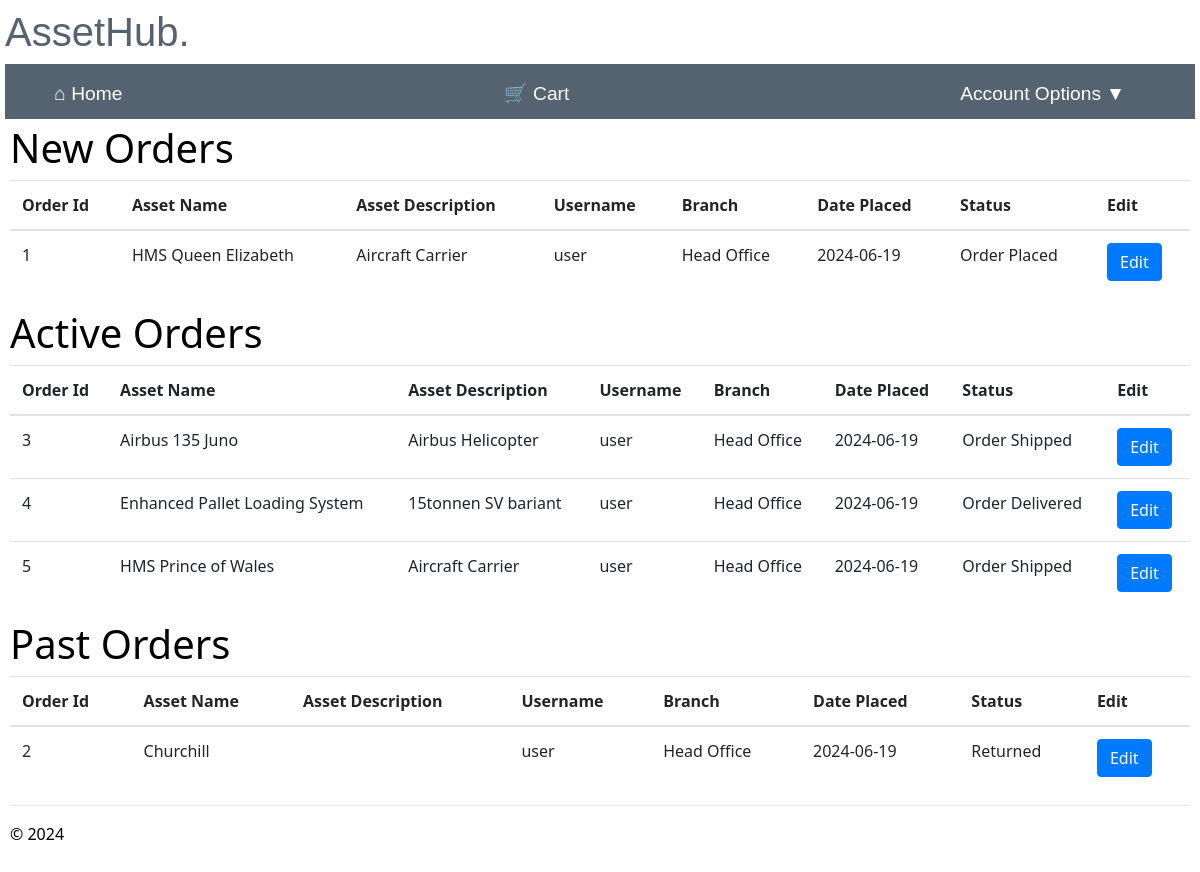
Page /maintain_orders/ (signed in) on the committed database.
### app/models/models.py (models this page shows)
class Order(db.Model):
    __tablename__ = 'order'
    order_id = db.Column(db.Integer, primary_key=True, nullable=False)
    username = db.Column(db.Integer, db.ForeignKey('user.username'), nullable=False)#needs to be string
    asset_id = db.Column(db.String(100), db.ForeignKey('assets.asset_id'), nullable=False)
    branch_id = db.Column(db.Integer, db.ForeignKey('branch.branch_id'), nullable=False)
    check_out_date = db.Column(db.Date,nullable=False)
    return_date = db.Column(db.Date,nullable=True)
    status = db.Column(db.String(20),nullable= False, default='New Order')
    user = relationship('User', backref='order')
    asset = relationship('Assets', backref='order')
    branch = relationship('Branch', backref='order')

class Assets(db.Model):
    __tablename__ = 'assets'
    asset_id = db.Column(db.Integer, primary_key=True, nullable=False)
    asset_name = db.Column(db.String(100), nullable=True)#change to not null
    asset_description = db.Column(db.String(225), nullable=True)
    keyword = db.Column(db.String(50), nullable=False)
    available = db.Column(db.String(50), nullable=False, default='Y')

class Branch(db.Model):
    __tablename__ = 'branch'
    branch_id = db.Column(db.Integer, primary_key=True, nullable=False)
    branch_name = db.Column(db.String(50), nullable=False)
    address_line1 = db.Column(db.String(225), nullable=False)
    address_line2 = db.Column(db.String(225), nullable=True)
    postcode = db.Column(db.String(8), nullable=False)

### app/manager/routes.py (the view)
@bp.route("/maintain_orders/", methods=['GET'])
@login_required
@check_is_manager
def maintain_orders():
    try:
        new_order = Order.query.filter(Order.status == 'Order Placed').all()
        active_order = Order.query.filter(Order.status.in_(['Order Shipped', 'Order Delivered'])).all()
        past_order = Order.query.filter(Order.status == 'Returned').all()
        current_app.logger.info('Username: %s accessed maintain orders', current_user.username)
        orders = new_order + active_order + past_order
        asset_names, asset_description, branch_names = get_asset_details(orders)
    except Exception as e:
        flash(f"An error occurred retrieving orders.")
        current_app.logger.warning('Username: %s had a problem accessing maintain orders', current_user.username)
        new_order = []
        active_order = []
        past_order = []
        asset_names = {}
        asset_description = {}
        branch_names = {}
        return redirect(url_for("main.home"))
    return render_template("maintain_orders.html", new_order=new_order, active_order=active_order,past_order=past_order,
                           asset_names=asset_names, asset_description=asset_description,branch_names=branch_names)

### app/manager/routes.py (called while the page is built)
def check_is_manager(func):
    @wraps(func)
    def decorated_function(*args, **kwargs):
        if current_user.role == 'admin'or current_user.role == 'manager':
            return func(*args, **kwargs)
        else:
            current_app.logger.critical('Username: %s accessed attempted to access %s', current_user.username,func.__name__)
            flash("You are not authorised to access this page")
            return redirect(url_for("main.home"))
    return decorated_function

def get_asset_details(item_deatils):
    asset_names = {}
    asset_description = {}
    branch_names = {}
    for item in item_deatils:
        asset = Assets.query.filter_by(asset_id=item.asset_id).first()
        branch = Branch.query.filter_by(branch_id=item.branch_id).first()
        if asset:
            asset_names[item.asset_id] = asset.asset_name
            asset_description[item.asset_id] = asset.asset_description
        if branch:
            branch_names[item.branch_id] = branch.branch_name
    return asset_names, asset_description, branch_names

### app/user/routes.py (called while the page is built)
@bp.before_app_request
def make_session_permanent():
    session.permanent = True
    current_app.permanent_session_lifetime = timedelta(seconds=60)

### app/manager/templates/maintain_orders.html (shortened to what this page needs)
{% extends "layout.html" %}
{% block content %}
<h1>New Orders</h1>
<table class="table table-hover">
    <thead class="new tables">
        <th>Order Id</th>
        <th>Asset Name</th>
        <th>Asset Description</th>
        <th>Username</th>
        <th>Branch</th>
        <th>Date Placed</th>
        <th>Status</th>
        <th>Edit</th>
    </thead>
    <tbody>
        {% for new_order in new_order %}
        <tr>
            <td>{{ new_order.order_id }}</td>
            <td>{{ asset_names[new_order.asset_id] }}</td>
            <td>{{ asset_description[new_order.asset_id] }}</td>
            <td>{{ new_order.username }}</td>
            <td>{{ branch_names[new_order.branch_id] }}</td>
            <td>{{ new_order.check_out_date }}</td>
            <td>{{ new_order.status }}</td>
            <td><a href='{{ url_for("manager.edit_order", order_id=new_order.order_id) }}' class='btn btn-primary'>Edit</a></td>
        </tr>
        {% endfor %}
    </tbody>
</table>
<h1>Active Orders</h1>
<table class="table table-hover">
    <thead class="active tables">
        <th>Order Id</th>
        <th>Asset Name</th>
        <th>Asset Description</th>
        <th>Username</th>
        <th>Branch</th>
        <th>Date Placed</th>
        <th>Status</th>
        <th>Edit</th>
    </thead>
    <tbody>
        {% for active_order in active_order %}
        <tr>
            <td>{{ active_order.order_id }}</td>
            <td>{{ asset_names[active_order.asset_id] }}</td>
            <td>{{ asset_description[active_order.asset_id] }}</td>
            <td>{{ active_order.username }}</td>
            <td>{{ branch_names[active_order.branch_id] }}</td>
            <td>{{ active_order.check_out_date }}</td>
            <td>{{ active_order.status }}</td>
            <td><a href='{{ url_for("manager.edit_order", order_id=active_order.order_id) }}' class='btn btn-primary'>Edit</a></td>
        </tr>
        {% endfor %}
    </tbody>
</table>
<h1>Past Orders</h1>
<table class="table table-hover">
    <thead class="past tables">
        <th>Order Id</th>
        <th>Asset Name</th>
        <th>Asset Description</th>
        <th>Username</th>
        <th>Branch</th>
        <th>Date Placed</th>
        <th>Status</th>
        <th>Edit</th>
    </thead>
    <tbody>
        {% for past_order in past_order %}
        <tr>
            <td>{{ past_order.order_id }}</td>
            <td>{{ asset_names[past_order.asset_id] }}</td>
            <td>{{ asset_description[past_order.asset_id] }}</td>
            <td>{{ past_order.username }}</td>
            <td>{{ branch_names[past_order.branch_id] }}</td>
            <td>{{ past_order.check_out_date }}</td>
            <td>{{ past_order.status }}</td>
            <td><a href='{{ url_for("manager.edit_order", order_id=past_order.order_id) }}' class='btn btn-primary'>Edit</a></td>
        </tr>
        {% endfor %}
    </tbody>
</table>
{% endblock %}

### app/main/templates/layout.html (style rules this page uses)
body { padding: 8px 5px 8px 5px; }

### rows in the picture
Order: order_id "1", username "user", check_out_date "2024-06-19", status "Order Placed"
Assets: asset_name "HMS Queen Elizabeth", asset_description "Aircraft Carrier"
Branch: branch_name "Head Office"
Order: order_id "3", username "user", check_out_date "2024-06-19", status "Order Shipped"
Assets: asset_name "Airbus 135 Juno", asset_description "Airbus Helicopter"
Order: order_id "4", username "user", check_out_date "2024-06-19", status "Order Delivered"
Assets: asset_name "Enhanced Pallet Loading System", asset_description "15tonnen SV bariant"
Order: order_id "5", username "user", check_out_date "2024-06-19", status "Order Shipped"
Assets: asset_name "HMS Prince of Wales", asset_description "Aircraft Carrier"
Order: order_id "2", username "user", check_out_date "2024-06-19", status "Returned"
Assets: asset_name "Churchill"
